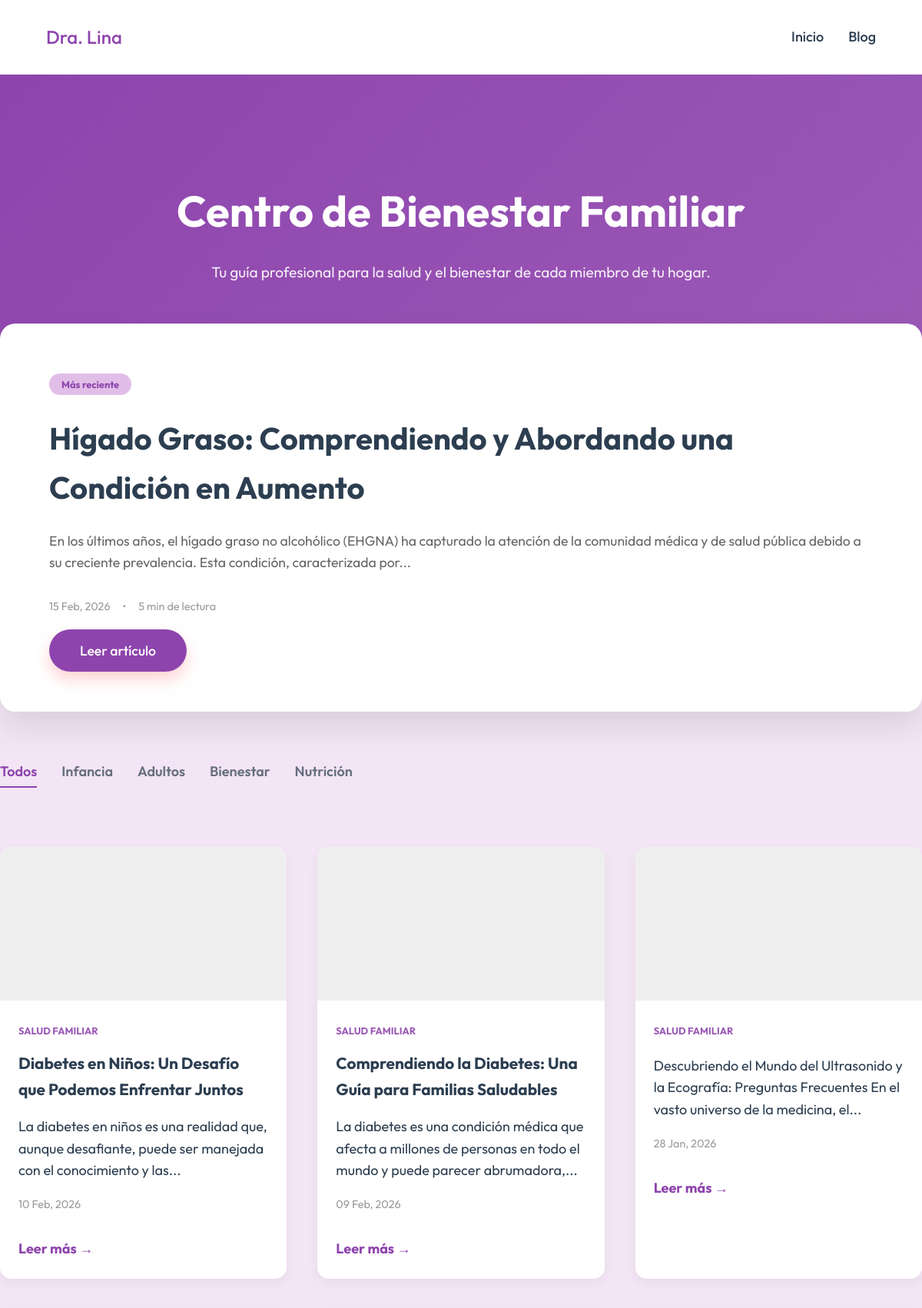
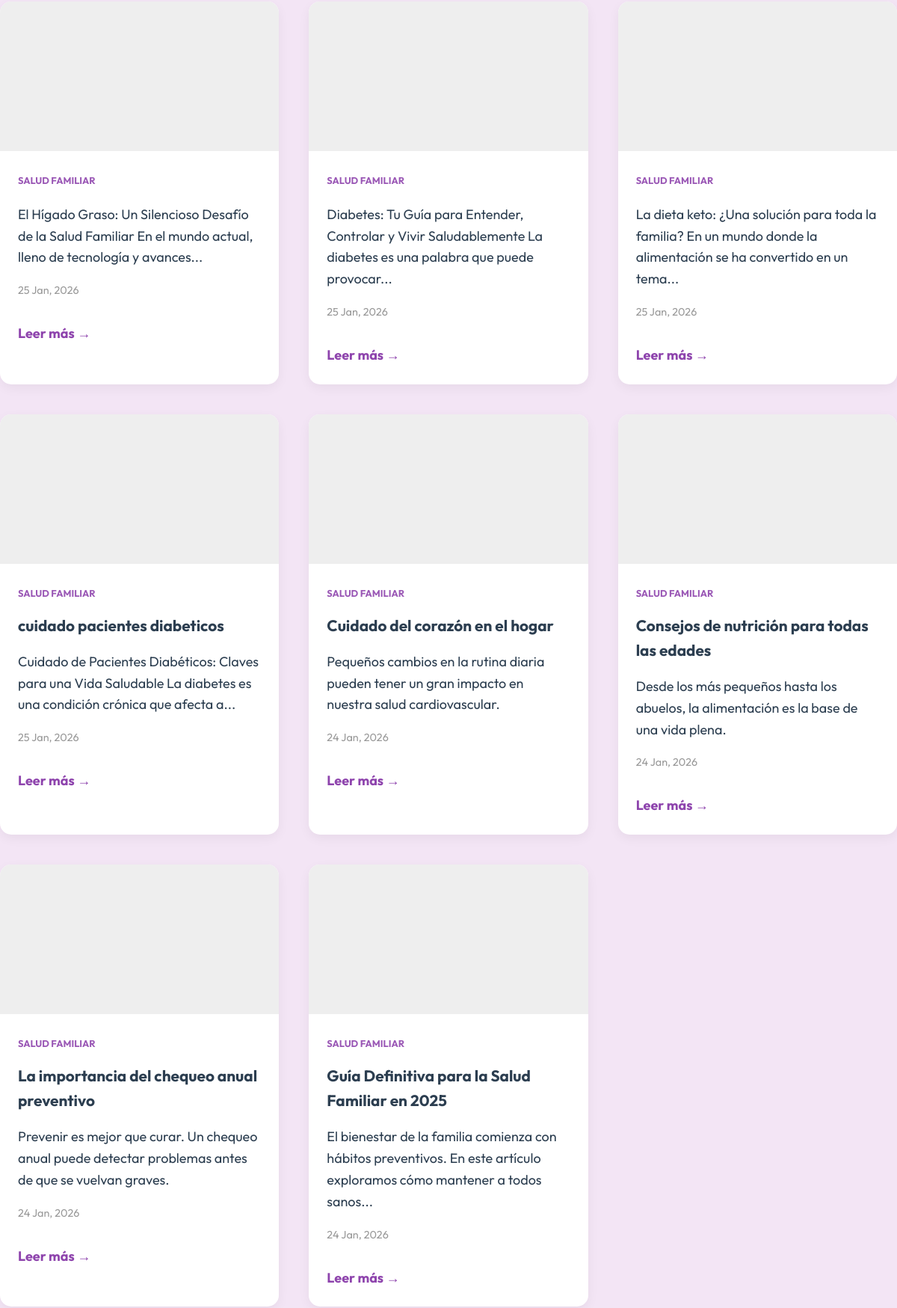
Page /blog (upper part) on the committed database (2 pictures, top to bottom).
### app/models.py (models this page shows)
class BlogPost(db.Model):
    id = db.Column(db.Integer, primary_key=True)
    title = db.Column(db.String(200), nullable=False)
    content = db.Column(db.Text, nullable=False)
    featured_image_url = db.Column(db.String(500))
    seo_keywords = db.Column(db.String(300))
    references = db.Column(db.Text)  # JSON string de referencias usadas
    author_id = db.Column(db.Integer, db.ForeignKey('user.id'))
    created_at = db.Column(db.DateTime, default=datetime.utcnow)
    is_published = db.Column(db.Boolean, default=True)

### app/routes/public.py (the view)
@public_bp.route('/blog')
def blog():
    from app.models import BlogPost
    all_posts = BlogPost.query.filter_by(is_published=True).order_by(BlogPost.created_at.desc()).all()
    featured_post = all_posts[0] if all_posts else None
    recent_posts = all_posts[1:] if len(all_posts) > 1 else []
    return render_template('public/blog.html', featured_post=featured_post, recent_posts=recent_posts)

### app/templates/public/blog.html (shortened to what this page needs)
{% extends "base.html" %}
{% block content %}
<header class="blog-hero">
    <div class="container">
        <h1>Centro de Bienestar Familiar</h1>
        <p>Tu guía profesional para la salud y el bienestar de cada miembro de tu hogar.</p>
    </div>
</header>
<div class="container blog-main">
    {% if featured_post %}
    <section class="featured-post">
        <div class="featured-card">
            <div class="featured-info">
                <span class="badge">Más reciente</span>
                <h2>{{ featured_post.title }}</h2>
                <p>{{ featured_post.content|striptags|truncate(200) }}</p>
                <div class="meta">
                    <span>{{ featured_post.created_at.strftime('%d %b, %Y') }}</span>
                    <span>&bull;</span>
                    <span>5 min de lectura</span>
                </div>
                <a href="{{ url_for('public.post_detail', post_id=featured_post.id) }}" class="btn-primary">Leer
                    artículo</a>
            </div>
        </div>
    </section>
    {% endif %}
    <section class="categories-nav">
        <ul>
            <li><a href="#" class="active">Todos</a></li>
            <li><a href="#">Infancia</a></li>
            <li><a href="#">Adultos</a></li>
            <li><a href="#">Bienestar</a></li>
            <li><a href="#">Nutrición</a></li>
        </ul>
    </section>
    <section class="recent-posts">
        <div class="posts-grid">
            {% for post in recent_posts %}
            <article class="post-card">
                <div class="post-image"
                    style="background-image: url('{{ post.featured_image_url or '/static/img/default-blog.jpg' }}');">
                </div>
                <div class="post-details">
                    <span class="post-cat">Salud Familiar</span>
                    <h3>{{ post.title }}</h3>
                    <p class="post-excerpt">{{ post.content|striptags|truncate(120) }}</p>
                    <div class="meta">
                        <span>{{ post.created_at.strftime('%d %b, %Y') }}</span>
                    </div>
                    <a href="{{ url_for('public.post_detail', post_id=post.id) }}" class="link">Leer más &rarr;</a>
                </div>
            </article>
            {% endfor %}
        </div>
    </section>
</div>
{% endblock %}

### app/static/css/style.css (style rules this page uses)
:root { --primary: #8e44ad; --secondary: #9b59b6; --accent: #e1bee7; --dark: #2c3e50; --light: #f3e5f5; --white: #FFFFFF; --text-muted: #7f8c8d; }
body { font-family: 'Outfit', sans-serif; background-color: var(--light); color: var(--dark); margin: 0; line-height: 1.6; font-size: 18px; }
a { text-decoration: none; color: var(--dark); font-weight: 500; transition: color 0.3s; }
.btn-primary { margin-top: 2rem; background: var(--primary); color: var(--white); padding: 1rem 2.5rem; border-radius: 50px; font-size: 1.1rem; box-shadow: 0 10px 20px rgba(255, 107, 107, 0.3); transition: transform 0.3s; }

### app/templates/public/blog.html (style rules this page uses)
.blog-hero { background: linear-gradient(135deg, var(--primary), var(--secondary)); color: white; padding: 6rem 0; text-align: center; }
.blog-hero h1 { font-size: 3.5rem; margin-bottom: 1rem; color: white; }
.blog-hero p { font-size: 1.2rem; opacity: 0.9; }
.blog-main { margin-top: -4rem; }
.featured-card { background: white; border-radius: 20px; box-shadow: 0 20px 40px rgba(0, 0, 0, 0.1); display: flex; overflow: hidden; margin-bottom: 4rem; }
.featured-info { padding: 4rem; flex: 1; }
.badge { background: var(--accent); color: var(--primary); padding: 0.4rem 1rem; border-radius: 20px; font-size: 0.8rem; font-weight: 700; }
.featured-info h2 { font-size: 2.5rem; margin: 1.5rem 0; color: var(--dark); }
.featured-info p { color: #666; font-size: 1.1rem; margin-bottom: 2rem; }
.meta { display: flex; gap: 1rem; color: #999; font-size: 0.9rem; margin-bottom: 2rem; }
.categories-nav { margin-bottom: 3rem; border-bottom: 1px solid #eee; padding-bottom: 1rem; }
.categories-nav ul { list-style: none; display: flex; gap: 2rem; padding: 0; }
.categories-nav a { color: var(--dark); opacity: 0.7; font-weight: 600; padding: 0.5rem 0; text-decoration: none; transition: all 0.3s ease; }
.categories-nav a.active { color: var(--primary); opacity: 1; border-bottom: 2px solid var(--primary); }
.posts-grid { display: grid; grid-template-columns: repeat(auto-fill, minmax(320px, 1fr)); gap: 2.5rem; margin-bottom: 5rem; }
.post-card { background: white; border-radius: 15px; overflow: hidden; transition: transform 0.3s; box-shadow: 0 5px 15px rgba(0, 0, 0, 0.05); }
.post-image { height: 200px; background: #eee; }
.post-details { padding: 1.5rem; }
.post-cat { color: var(--secondary); font-size: 0.8rem; font-weight: 700; text-transform: uppercase; }
.post-details h3 { margin: 0.8rem 0; font-size: 1.3rem; }
.post-details .link { color: var(--primary); font-weight: 700; text-decoration: none; }

### rows in the picture
BlogPost: title "Hígado Graso: Comprendiendo y Abordando una Condición en Aumento", content "En los últimos años, el hígado graso no alcohólico (EHGNA) ha capturado la atención de la comunidad médica y de salud pública debido a su creciente prevalencia. Esta condición, caracterizada por...", created_at "15 Feb, 2026"
BlogPost: title "Diabetes en Niños: Un Desafío que Podemos Enfrentar Juntos", content "La diabetes en niños es una realidad que, aunque desafiante, puede ser manejada con el conocimiento y las...", created_at "10 Feb, 2026"
BlogPost: title "Comprendiendo la Diabetes: Una Guía para Familias Saludables", content "La diabetes es una condición médica que afecta a millones de personas en todo el mundo y puede parecer abrumadora,...", created_at "09 Feb, 2026"
BlogPost: content "Descubriendo el Mundo del Ultrasonido y la Ecografía: Preguntas Frecuentes En el vasto universo de la medicina, el...", created_at "28 Jan, 2026"
BlogPost: content "El Hígado Graso: Un Silencioso Desafío de la Salud Familiar En el mundo actual, lleno de tecnología y avances...", created_at "25 Jan, 2026"
BlogPost: content "Diabetes: Tu Guía para Entender, Controlar y Vivir Saludablemente La diabetes es una palabra que puede provocar...", created_at "25 Jan, 2026"
BlogPost: content "La dieta keto: ¿Una solución para toda la familia? En un mundo donde la alimentación se ha convertido en un tema...", created_at "25 Jan, 2026"
BlogPost: title "cuidado pacientes diabeticos", content "Cuidado de Pacientes Diabéticos: Claves para una Vida Saludable La diabetes es una condición crónica que afecta a...", created_at "25 Jan, 2026"
BlogPost: title "Cuidado del corazón en el hogar", content "Pequeños cambios en la rutina diaria pueden tener un gran impacto en nuestra salud cardiovascular.", created_at "24 Jan, 2026"
BlogPost: title "Consejos de nutrición para todas las edades", content "Desde los más pequeños hasta los abuelos, la alimentación es la base de una vida plena.", created_at "24 Jan, 2026"
BlogPost: title "La importancia del chequeo anual preventivo", content "Prevenir es mejor que curar. Un chequeo anual puede detectar problemas antes de que se vuelvan graves.", created_at "24 Jan, 2026"
BlogPost: title "Guía Definitiva para la Salud Familiar en 2025", content "El bienestar de la familia comienza con hábitos preventivos. En este artículo exploramos cómo mantener a todos sanos...", created_at "24 Jan, 2026"
